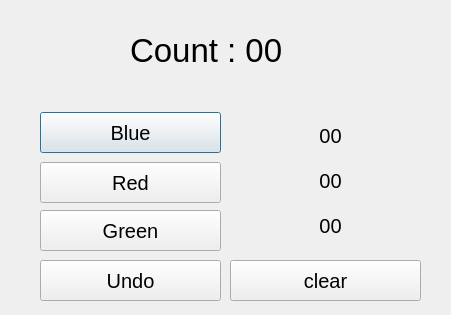
<?xml version="1.0" encoding="UTF-8"?>
<ui version="4.0">
 <class>Dialog</class>
 <widget class="QDialog" name="Dialog">
  <property name="geometry">
   <rect>
    <x>0</x>
    <y>0</y>
    <width>451</width>
    <height>315</height>
   </rect>
  </property>
  <property name="windowTitle">
   <string>Counter</string>
  </property>
  <widget class="QLabel" name="totalCount">
   <property name="geometry">
    <rect>
     <x>130</x>
     <y>30</y>
     <width>181</width>
     <height>41</height>
    </rect>
   </property>
   <property name="font">
    <font>
     <pointsize>25</pointsize>
    </font>
   </property>
   <property name="text">
    <string>Count : 00</string>
   </property>
  </widget>
  <widget class="QLabel" name="label_1">
   <property name="geometry">
    <rect>
     <x>240</x>
     <y>120</y>
     <width>181</width>
     <height>31</height>
    </rect>
   </property>
   <property name="font">
    <font>
     <pointsize>15</pointsize>
    </font>
   </property>
   <property name="text">
    <string>00</string>
   </property>
   <property name="alignment">
    <set>Qt::AlignCenter</set>
   </property>
  </widget>
  <widget class="QLabel" name="label_2">
   <property name="geometry">
    <rect>
     <x>240</x>
     <y>170</y>
     <width>181</width>
     <height>21</height>
    </rect>
   </property>
   <property name="font">
    <font>
     <pointsize>15</pointsize>
    </font>
   </property>
   <property name="text">
    <string>00</string>
   </property>
   <property name="alignment">
    <set>Qt::AlignCenter</set>
   </property>
  </widget>
  <widget class="QLabel" name="label_3">
   <property name="geometry">
    <rect>
     <x>240</x>
     <y>210</y>
     <width>181</width>
     <height>31</height>
    </rect>
   </property>
   <property name="font">
    <font>
     <pointsize>15</pointsize>
    </font>
   </property>
   <property name="text">
    <string>00</string>
   </property>
   <property name="alignment">
    <set>Qt::AlignCenter</set>
   </property>
  </widget>
  <widget class="QPushButton" name="btn_blue">
   <property name="geometry">
    <rect>
     <x>40</x>
     <y>112</y>
     <width>181</width>
     <height>41</height>
    </rect>
   </property>
   <property name="font">
    <font>
     <pointsize>15</pointsize>
    </font>
   </property>
   <property name="text">
    <string>Blue</string>
   </property>
  </widget>
  <widget class="QPushButton" name="btn_red">
   <property name="geometry">
    <rect>
     <x>40</x>
     <y>162</y>
     <width>181</width>
     <height>41</height>
    </rect>
   </property>
   <property name="font">
    <font>
     <pointsize>15</pointsize>
    </font>
   </property>
   <property name="text">
    <string>Red</string>
   </property>
  </widget>
  <widget class="QPushButton" name="btn_green">
   <property name="geometry">
    <rect>
     <x>40</x>
     <y>210</y>
     <width>181</width>
     <height>41</height>
    </rect>
   </property>
   <property name="font">
    <font>
     <pointsize>15</pointsize>
    </font>
   </property>
   <property name="text">
    <string>Green</string>
   </property>
  </widget>
  <widget class="QPushButton" name="btn_undo">
   <property name="geometry">
    <rect>
     <x>40</x>
     <y>260</y>
     <width>181</width>
     <height>41</height>
    </rect>
   </property>
   <property name="font">
    <font>
     <pointsize>15</pointsize>
    </font>
   </property>
   <property name="text">
    <string>Undo</string>
   </property>
  </widget>
  <widget class="QPushButton" name="btn_clear">
   <property name="geometry">
    <rect>
     <x>230</x>
     <y>260</y>
     <width>191</width>
     <height>41</height>
    </rect>
   </property>
   <property name="font">
    <font>
     <pointsize>15</pointsize>
    </font>
   </property>
   <property name="text">
    <string>clear</string>
   </property>
  </widget>
 </widget>
 <resources/>
 <connections/>
</ui>
